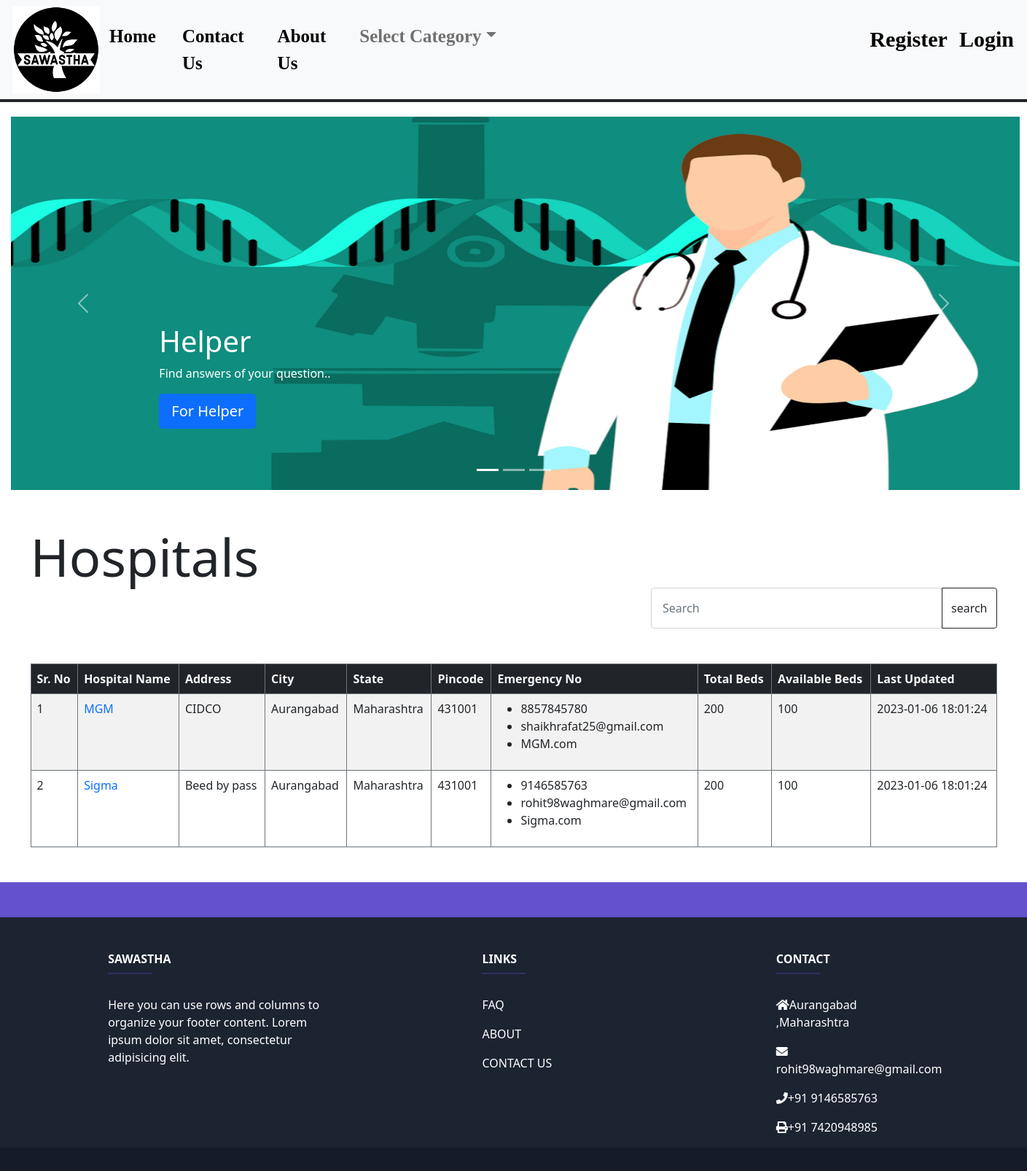
The page / on the database its author committed.
### tables this page shows
CREATE TABLE `hospital_info`(
    `sr` INT NOT NULL,
    `hospital_id` varchar(50), 
    `hospital_name` varchar(50), 
    `city` varchar(50), 
    `address` varchar(50), 
    `state` varchar(50),
     `pincode` varchar(50), 
     `phonenumber` varchar(10), 
     `email` varchar(50), 
     `category` varchar(50),
     `website` varchar(50), 
     `beds` int(255), 
     `available_bad` int(255), 
     `Total_emergency_beds` int(255), 
     `available_emergency_bad` int(255),
     `Total_icu_beds` int(255),
     `available_icu_beds` int(255),
     `Total_general_beds` int(255),
     `available_general_bad` int(255), 
     `last_updated` varchar(50)
);

### index.php (the view, shortened to what this page needs)
<?php
    include 'Database/db.php';
?>
<!DOCTYPE html>
<html lang="en">
<head>
  <link rel="stylesheet" href="./css/bootstrap.min.css">
  <link rel="stylesheet" href="./css/style.css">
  <link rel="stylesheet" href="./css/slider1.css">
  <link rel="stylesheet" href="https://cdnjs.cloudflare.com/ajax/libs/font-awesome/4.7.0/css/font-awesome.min.css">
  <link rel="stylesheet" href="https://cdnjs.cloudflare.com/ajax/libs/font-awesome/5.15.3/css/all.min.css"/>
</head>
<body>
<?php
  include "./partials/navbar.php"
?>
 <div id="myCarousel" class="carousel slide" data-bs-ride="carousel">
    <div class="carousel-indicators">
      <button type="button" data-bs-target="#myCarousel" data-bs-slide-to="0" class="active" aria-current="true" aria-label="Slide 1"></button>
      <button type="button" data-bs-target="#myCarousel" data-bs-slide-to="1" aria-label="Slide 2"></button>
      <button type="button" data-bs-target="#myCarousel" data-bs-slide-to="2" aria-label="Slide 3"></button>
    </div>
    <div class="carousel-inner">
      <div class="carousel-item active">
        <svg class="bd-placeholder-img" width="100%" height="100%" aria-hidden="true" preserveAspectRatio="xMidYMid slice" focusable="false"><img src="./img/wallpaperflare.com_wallpaper.jpg" alt="image"></svg>
        <div class="container">
          <div class="carousel-caption text-start">
            <h1>Helper</h1>
            <p>Find answers of your question..</p>
            <p><a class="btn btn-lg btn-primary" href="./chatbot/bot.html">For Helper</a></p>
          </div>
        </div>
      </div>
    </div>
    <button class="carousel-control-prev" type="button" data-bs-target="#myCarousel" data-bs-slide="prev">
      <span class="carousel-control-prev-icon" aria-hidden="true"></span>
    </button>
    <button class="carousel-control-next" type="button" data-bs-target="#myCarousel" data-bs-slide="next">
      <span class="carousel-control-next-icon" aria-hidden="true"></span>
    </button>
  </div>
<div class="container my-5" style="max-width: 1350px;">
  <span class="display-2">Hospitals</span>
  <div class="d-flex justify-content-center align-items-center mb-3">
    <form action="index.php" method="get">
    <div class="input-group ">
      <input type="search" class="form-control rounded" placeholder="Search" aria-label="Search" aria-describedby="search-addon" id="myInput" name="search"<?php if(isset($_GET["search"])){echo $_GET["search"];}?>/>
      <button type="submit" id="search" class="btn btn-outline-dark">search</button>
       </div>
    </form>
  </div>
  <table class="table  table-striped table-bordered border-secondary table-hover border-4 mt-5">
    <thead class="tableHead bg-dark text-light">
      <tr>
        <th>Sr. No</th>
        <th>Hospital Name</th>
        <th>Address</th>
        <th>City</th>
        <th>State</th>
        <th>Pincode</th>
        <th>Emergency No</th>
        <th>Total Beds</th>
        <th>Available Beds</th>
        <th>Last Updated</th>
      </tr>
    </thead>
    <tbody>
      <?php
        if(isset($_GET['search'])){
          $searchq = $_GET['search'];
          $query = "SELECT * FROM `hospital_info` WHERE CONCAT(hospital_name,category,city,state) LIKE '%$searchq%'";
          $count = mysqli_query($con,$query);
          $sn = 0;
          if(mysqli_num_rows($count) > 0){
          while($row = mysqli_fetch_assoc($count)){
                $sn = $sn + 1;
                echo "<tr>
                  <td>" . $sn . "</td>
                  <td><a href ='./hospital_data.php?id=".$row['hospital_name']."'>" . $row['hospital_name'] ."</a></td>
                  <td>" . $row['address'] . "</td>
                  <td>" . $row['city'] . "</td>
                  <td>" . $row['state'] . "</td>
                  <td>" . $row['pincode'] . "</td>
                  <td><ul><li>" . $row['phonenumber'] . "</li><li>" . $row['email'] . "</li><li>" . $row['website'] . "</li></ul></td>
                  <td>" . $row['beds'] . "</td>
                  <td>" . $row['available_bad'] . "</td>
                  <td>" . $row['last_updated'] . "</td>
                </tr>";
              }
            }
            else
              {
                ?>
                  <tr>
                    <td>No Records Found</td>
                  </tr>
                <?php
              }
          }
          else{
            $sql = "SELECT * FROM `hospital_info`";
            $result = mysqli_query($con, $sql);
            $sn = 0;
            while($row = mysqli_fetch_assoc($result)){
              $sn = $sn + 1;
              echo "<tr>
                <td>" . $sn . "</td>
                <td><a href ='./hospital_data.php?id=".$row['hospital_name']."'>" . $row['hospital_name'] ."</a></td>
                <td>" . $row['address'] . "</td>
                <td>" . $row['city'] . "</td>
                <td>" . $row['state'] . "</td>
                <td>" . $row['pincode'] . "</td>
                <td><ul><li>" . $row['phonenumber'] . "</li><li>" . $row['email'] . "</li><li>" . $row['website'] . "</li></ul></td>
                <td>" . $row['beds'] . "</td>
                <td>" . $row['available_bad'] . "</td>
                <td>" . $row['last_updated'] . "</td>
              </tr>";
            }
          }
            ?>
    </tbody>
  </table>
</div>
<?php
  include "./partials/footer.php"
?>
</body>
</html>

### partials/navbar.php (shortened to what this page needs)
<nav class="navbar navbar-expand-lg navbar-light bg-light border-bottom border-dark border-4">
  <div class="container-fluid">
  <img src="./img/logo.jpeg"alt="LOGO">
    <div class="collapse navbar-collapse " id="navbarSupportedContent">
      <ul class="navbar-nav me-auto mb-2 mb-lg-0">
        <li class="nav-item">
        <a id="home" class="nav-link" href="index.php">Home</a>
        </li>
        <li class="nav-item">
        <a  id="contact" class="nav-link" href="contact_us.php" >Contact Us</a>
        </li>
        <li class="nav-item">
        <a  id="about" class="nav-link" href="#">About Us</a>
        </li>
        <li id="category" class="nav-item dropdown">
          <a class="nav-link dropdown-toggle " href="#" id="navbarDropdown" role="button" data-bs-toggle="dropdown" aria-expanded="false">
          Select Category</a>
      <div id="log">
          <li class="nav-item" >
              <a id="A" class="nav-link" href="./user/register_user.php">Register</a>
          </li>
          <li class="nav-item" >
        <a id="B" class="nav-link" href="./user/user_login.php">Login</a>
      </li>
      </div>
      </li>
      </ul>
    </div>
  </div>
</nav>

### partials/footer.php
<footer class="text-center text-lg-start text-white" id="f" style="background-color: #1c2331">
    <section
             class="d-flex justify-content-between p-4"
             style="background-color: #6351ce"
             >
    </section>
    <section class="">
      <div class="container text-center text-md-start mt-5">
        <div class="row mt-3">
          <div class="col-md-3 col-lg-4 col-xl-3 mx-auto mb-4">
            <h6 class="text-uppercase fw-bold">SAWASTHA</h6>
            <hr
                class="mb-4 mt-0 d-inline-block mx-auto"
                style="width: 60px; background-color: #7c4dff; height: 2px"
                />
            <p>
              Here you can use rows and columns to organize your footer
              content. Lorem ipsum dolor sit amet, consectetur adipisicing
              elit.
            </p>
          </div>
          <div class="col-md-2 col-lg-2 col-xl-2 mx-auto mb-4">
            <h6 class="text-uppercase fw-bold">LINKS</h6>
            <hr
                class="mb-4 mt-0 d-inline-block mx-auto"
                style="width: 60px; background-color: #7c4dff; height: 2px"
                />
            <p>
              <a href="./faq.html" class="text-white">FAQ</a>
            </p>
            <p>
              <a href="./about.html" class="text-white">ABOUT</a>
            </p>
            <p>
              <a href="./contact_us.php" class="text-white">CONTACT US</a>
            </p>
          </div>
          <div class="col-md-3 col-lg-2 col-xl-2 mx-auto mb-md-0 mb-4">
            <h6 class="text-uppercase fw-bold">CONTACT</h6>
            <hr
                class="mb-4 mt-0 d-inline-block mx-auto"
                style="width: 60px; background-color: #7c4dff; height: 2px"
                />
            <p><i class="fas fa-home mr-3"></i>Aurangabad ,Maharashtra</p>
            <p><i class="fas fa-envelope mr-3"></i>rohit98waghmare@gmail.com</p>
            <p><i class="fas fa-phone mr-3"></i>+91 9146585763</p>
            <p><i class="fas fa-print mr-3"></i>+91 7420948985</p>
          </div>
        </div>
      </div>
    </section>
    <div
         class="text-center p-3"
         style="background-color: rgba(0, 0, 0, 0.2)"
         >
    </div>

### css/style.css (style rules this page uses)
#A { font-size: 30px; font-family: 'Times New Roman', Times, serif; font-weight: bold; color: black }
#B { font-size: 30px; font-family: 'Times New Roman', Times, serif; font-weight: bold; color: black; }
img { height: 120px; margin-left: 5px; margin-right: 5px; }
#home { margin-right: 20px; font-size: 25px; font-weight: bold; font-family: 'Times New Roman', Times, serif; color: black; }
#contact { margin-right: 30px; font-size: 25px; font-weight: bold; font-family: 'Times New Roman', Times, serif; color: black; }
#about { font-size: 25px; font-weight: bold; font-family: 'Times New Roman', Times, serif; margin-right: 30px; color: black; }
#category { font-size: 25px; font-weight: bold; font-family: 'Times New Roman', Times, serif; color: black; }
#myCarousel { height: max-content; }
#log { margin-left: 700px; }
#myInput { padding: 15px; width: 400px; }
a { text-decoration:none; }

### css/slider1.css (style rules this page uses)
.carousel { margin: 10px; margin-top: 20px; }
.carousel-caption { bottom: 3rem; z-index: 10; }
.carousel-item { height: 32rem; }
.carousel-item > img { position: absolute; top: 0; left: 0; min-width: 100%; height: 32rem; }

### rows shown on the page
hospital_info: hospital_name "MGM", address "CIDCO", city "Aurangabad", state "Maharashtra", pincode "431001", phonenumber "8857845780", email "shaikhrafat25@gmail.com", website "MGM.com", beds "200", available_bad "100", last_updated "2023-01-06 18:01:24"
hospital_info: hospital_name "Sigma", address "Beed by pass", city "Aurangabad", state "Maharashtra", pincode "431001", phonenumber "9146585763", email "rohit98waghmare@gmail.com", website "Sigma.com", beds "200", available_bad "100", last_updated "2023-01-06 18:01:24"
